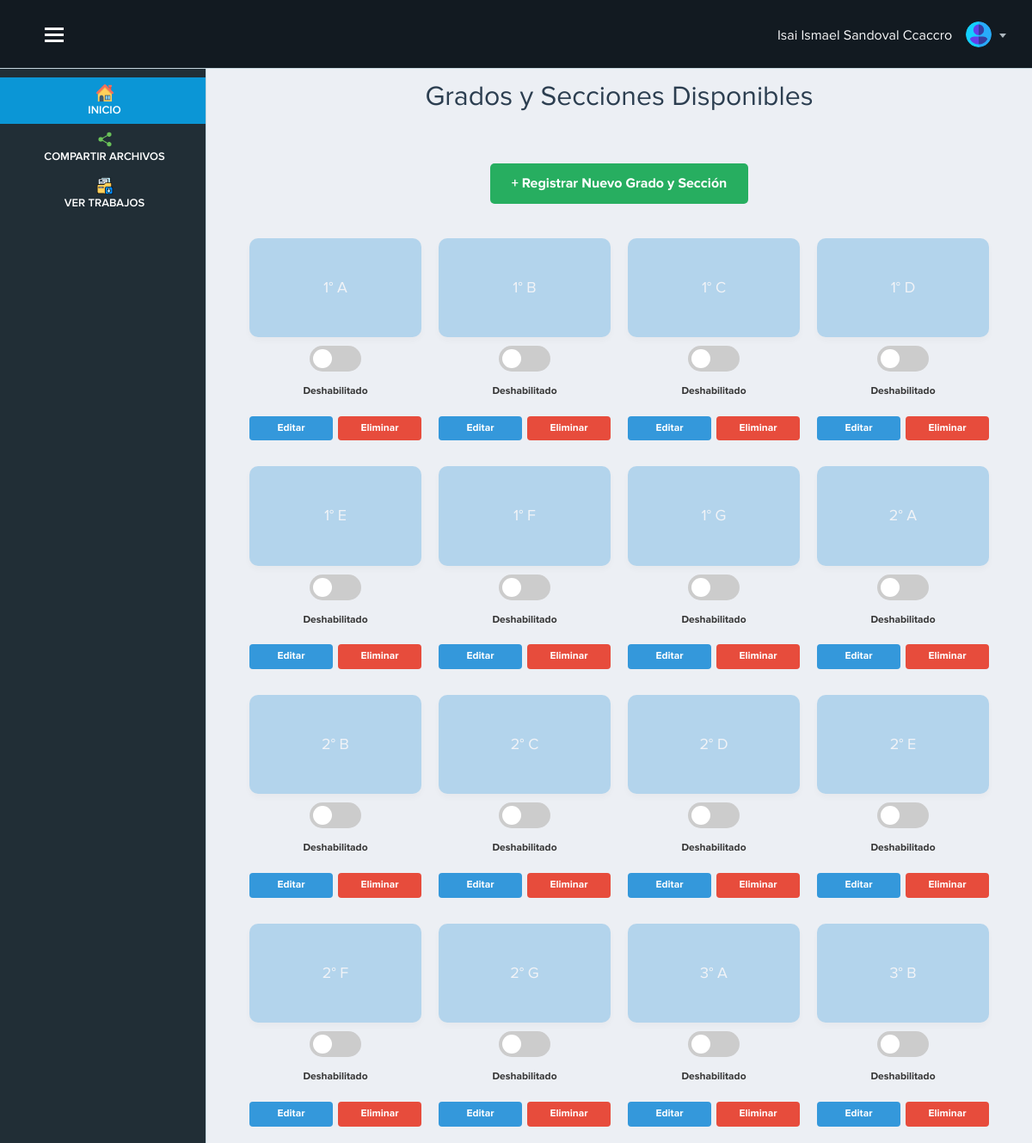
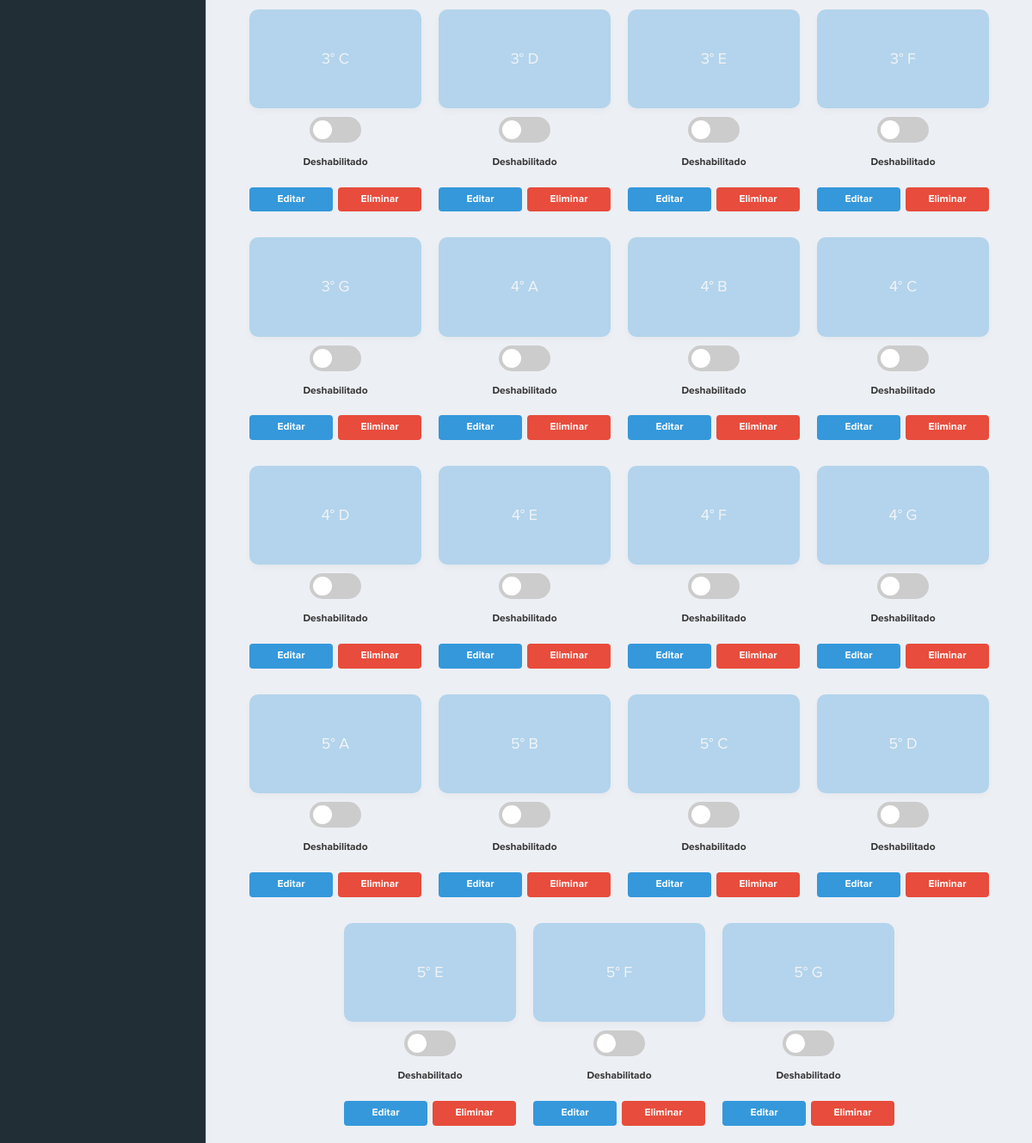
Screenshot of /vista/inicio.php (signed in) with the database file from the repository (2 pictures, top to bottom).
### tables this page shows
CREATE TABLE `grado_seccion` (
  `id_grado_seccion` int NOT NULL AUTO_INCREMENT,
  `grado` varchar(255) DEFAULT NULL,
  `seccion` varchar(255) DEFAULT NULL,
  `estado` varchar(255) DEFAULT NULL,
  PRIMARY KEY (`id_grado_seccion`)
);

### vista/inicio.php (the view, shortened to what this page needs)
<?php require('./layout/topbar.php'); ?>
<?php require('./layout/sidebar.php'); ?>
<div class="page-content">
  <h2 class="section-title">Grados y Secciones Disponibles</h2>
  <div class="add-button-container">
    <a href="registrar_grado.php" class="new-grade-button">+ Registrar Nuevo Grado y Sección</a>
  </div>
  <div class="grades-container">
    <?php
    include_once '../modelo/conexion.php';
    $grado_seccion = $conexion->query("SELECT * FROM grado_seccion ORDER BY grado, seccion");
    if ($grado_seccion->num_rows > 0) {
      while ($row = $grado_seccion->fetch_object()) {
        $estado = $row->estado == '1' ? 'checked' : '';
        $disabled_class = $row->estado == '1' ? '' : 'disabled-grade';
        echo "<div class='grade-section-container'>";
        echo "<a href='#' class='grade-button {$disabled_class}'>";
        echo "{$row->grado}° {$row->seccion}";
        echo "</a>";
        echo "<label class='switch'>";
        echo "<span class='slider'></span>";
        echo "</label>";
        echo "<div class='status-text'>" . ($estado ? 'Habilitado' : 'Deshabilitado') . "</div>";
        echo "<div class='grade-actions'>";
        echo "<a href='editar_grado.php?id={$row->id_grado_seccion}' class='action-button edit-button'>Editar</a>";
        echo "<a href='javascript:void(0)' onclick='confirmarEliminar({$row->id_grado_seccion})' class='action-button delete-button'>Eliminar</a>";
        echo "</div>";
        echo "</div>";
      }
    } else {
      echo "<div class='empty-message'>No hay grados y secciones disponibles</div>";
    }
    ?>
  </div>
</div>
<?php require('./layout/footer.php'); ?>

### vista/layout/topbar.php (shortened to what this page needs)
<!doctype html>
<html lang="es">
<head>
    <head lang="es">
        <link href="../public/app/publico/css/lib/font-awesome/font-awesome.min.css" rel="stylesheet">
        <link href="../public/bootstrap5/css/bootstrap.min.css" rel="stylesheet">
        <link rel="stylesheet" href="../public/app/publico/css/lib/lobipanel/lobipanel.min.css">
        <link rel="stylesheet" href="../public/app/publico/css/separate/vendor/lobipanel.min.css">
        <link rel="stylesheet" href="../public/app/publico/css/lib/jqueryui/jquery-ui.min.css">
        <link rel="stylesheet" href="../public/app/publico/css/separate/pages/widgets.min.css">
        <link rel="stylesheet" href="../public/fontawesome/css/all.min.css">
        <link rel="stylesheet" href="../public/fontawesome/css/fontawesome.min.css">
        <link rel="stylesheet" href="../public/app/publico/css/lib/datatables-net/datatables.min.css">
        <link rel="stylesheet" href="../public/app/publico/css/separate/vendor/datatables-net.min.css">
        <link href="../public/app/publico/css/lib/bootstrap/bootstrap.min.css" rel="stylesheet">
        <link href="../public/app/publico/css/main.css" rel="stylesheet">
        <link href="../public/app/publico/css/mis_estilos/estilos.css" rel="stylesheet">
        <link rel="stylesheet" type="text/css" href="../public/app/publico/css/lib/jquery-flex-label/jquery.flex.label.css">
        <link href="../public/principal/css/estilos.css" rel="stylesheet">
        <link href="../public/pnotify/css/pnotify.css" rel="stylesheet" />
        <link href="../public/pnotify/css/pnotify.buttons.css" rel="stylesheet" />
        <link href="../public/pnotify/css/custom.min.css" rel="stylesheet" />
    </head>
</head>
<body class="with-side-menu">
    <div id="app">
        <header class="site-header">
            <div class="container-fluid" style="padding-left: 40px;">
                <button id="show-hide-sidebar-toggle" class="show-hide-sidebar">
                    <span>toggle menu</span>
                </button>
                <div class="site-header-content">
                    <div class="site-header-content-in">
                        <div class="site-header-shown">
                            <div class="dropdown dropdown-notification">
                                <h6 class="text-light mt-2">
                                    <?php echo $_SESSION['nombre'] ?>
                                </h6>
                            </div>
                            <div class="dropdown user-menu">
                                <button class="dropdown-toggle" id="dd-user-menu" type="button" data-toggle="dropdown" aria-haspopup="true" aria-expanded="false">
                                    <img src="../public/app/publico/img/user.svg" alt="">
                                </button>
                            </div>
                        </div>
                    </div>
                </div>
            </div>
        </header>

### vista/layout/sidebar.php
<nav class="side-menu">
    <ul class="side-menu-list p-0">
        <li class="red">
            <a href="inicio.php" class="activo">
                <img src="../public/img-inicio/house.png" class="img-inicio" alt="">
                <span class="lbl">INICIO</span>
            </a>
        </li>
        <li class="red">
            <a href="subir_archivos.php" class="activo">
                <img src="../public/img-inicio/cuota.png" class="img-inicio" alt="">
                <span class="lbl">COMPARTIR ARCHIVOS</span>
            </a>
        </li>
        <li class="red">
            <a href="ver_trabajos.php" class="activo">
                <img src="../public/img-inicio/archivo.png" class="img-inicio" alt="">
                <span class="lbl">VER TRABAJOS</span>
            </a>
        </li>
    </ul>
</nav>

### vista/layout/footer.php (shortened to what this page needs)
</body>
</html>

### vista/layout/topbar.php (style rules this page uses)
.page-content { margin-top: 70px; }

### vista/inicio.php (style rules this page uses)
.grades-container { display: flex; flex-wrap: wrap; justify-content: center; gap: 20px; margin-top: 40px; }
.grade-button { background-color: #3498db; color: white; border: none; border-radius: 10px; padding: 45px 50px; font-size: 18px; cursor: pointer; transition: all 0.3s ease; box-shadow: 0 4px 8px rgba(0, 0, 0, 0.1); text-decoration: none; min-width: 200px; display: flex; align-items: center; justify-content: center; }
.section-title { color: #2c3e50; margin-bottom: 30px; font-size: 2rem; text-align: center; }
.grade-section-container { display: flex; flex-direction: column; align-items: center; gap: 10px; margin-bottom: 10px; }
.switch { position: relative; display: inline-block; width: 60px; height: 30px; }
.slider { position: absolute; cursor: pointer; top: 0; left: 0; right: 0; bottom: 0; background-color: #ccc; transition: .4s; border-radius: 34px; }
.slider:before { position: absolute; content: ""; height: 22px; width: 22px; left: 4px; bottom: 4px; background-color: white; transition: .4s; border-radius: 50%; }
.status-text { font-size: 12px; font-weight: bold; margin-top: 5px; }
.disabled-grade { opacity: 0.3; pointer-events: none; }
ul li:nth-child(1) .activo { background: rgb(11, 150, 214) !important; }
.grade-actions { display: flex; gap: 6px; margin-top: 10px; width: 100%; }
.action-button { padding: 6px 10px; border-radius: 4px; color: white; text-decoration: none; font-size: 12px; font-weight: bold; text-align: center; transition: all 0.3s ease; flex: 1; }
.edit-button { background-color: #3498db; }
.delete-button { background-color: #e74c3c; }
.new-grade-button { background-color: #27ae60; color: white; border: none; border-radius: 5px; padding: 12px 25px; font-size: 16px; font-weight: bold; cursor: pointer; transition: all 0.3s ease; margin-top: 30px; display: inline-block; text-decoration: none; }
.add-button-container { text-align: center; margin-top: 20px; }

### rows the page displays
grado_seccion: grado "1", seccion "A", shows "Deshabilitado"
grado_seccion: grado "1", seccion "B", shows "Deshabilitado"
grado_seccion: grado "1", seccion "C", shows "Deshabilitado"
grado_seccion: grado "1", seccion "D", shows "Deshabilitado"
grado_seccion: grado "1", seccion "E", shows "Deshabilitado"
grado_seccion: grado "1", seccion "F", shows "Deshabilitado"
grado_seccion: grado "1", seccion "G", shows "Deshabilitado"
grado_seccion: grado "2", seccion "A", shows "Deshabilitado"
grado_seccion: grado "2", seccion "B", shows "Deshabilitado"
grado_seccion: grado "2", seccion "C", shows "Deshabilitado"
grado_seccion: grado "2", seccion "D", shows "Deshabilitado"
grado_seccion: grado "2", seccion "E", shows "Deshabilitado"
grado_seccion: grado "2", seccion "F", shows "Deshabilitado"
grado_seccion: grado "2", seccion "G", shows "Deshabilitado"
grado_seccion: grado "3", seccion "A", shows "Deshabilitado"
grado_seccion: grado "3", seccion "B", shows "Deshabilitado"
grado_seccion: grado "3", seccion "C", shows "Deshabilitado"
grado_seccion: grado "3", seccion "D", shows "Deshabilitado"
grado_seccion: grado "3", seccion "E", shows "Deshabilitado"
grado_seccion: grado "3", seccion "F", shows "Deshabilitado"
grado_seccion: grado "3", seccion "G", shows "Deshabilitado"
grado_seccion: grado "4", seccion "A", shows "Deshabilitado"
grado_seccion: grado "4", seccion "B", shows "Deshabilitado"
grado_seccion: grado "4", seccion "C", shows "Deshabilitado"
grado_seccion: grado "4", seccion "D", shows "Deshabilitado"
grado_seccion: grado "4", seccion "E", shows "Deshabilitado"
grado_seccion: grado "4", seccion "F", shows "Deshabilitado"
grado_seccion: grado "4", seccion "G", shows "Deshabilitado"
grado_seccion: grado "5", seccion "A", shows "Deshabilitado"
grado_seccion: grado "5", seccion "B", shows "Deshabilitado"
grado_seccion: grado "5", seccion "C", shows "Deshabilitado"
grado_seccion: grado "5", seccion "D", shows "Deshabilitado"
grado_seccion: grado "5", seccion "E", shows "Deshabilitado"
grado_seccion: grado "5", seccion "F", shows "Deshabilitado"
grado_seccion: grado "5", seccion "G", shows "Deshabilitado"

### other values shown
$_SESSION['nombre'] "Isai Ismael Sandoval Ccaccro"
